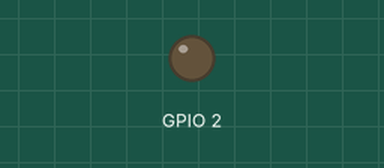
Simulated run of this program. Board: ESP32. On the bench: output pins drawn as LEDs (lit = HIGH).

Above: at 1.5 s.
At 4.0 s:
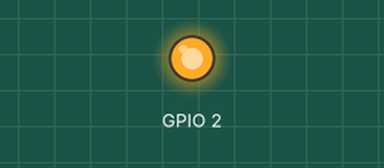
Timing chart, 0 to 6.5 s (numbered marks = the images above):
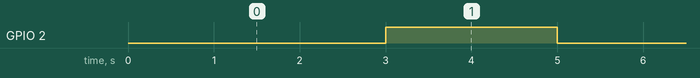

The program:

main.cpp
```cpp
#include <Arduino.h>

void setup() {
  pinMode(2,OUTPUT);
  digitalWrite(2,HIGH);

}

void loop() {
  digitalWrite(2,LOW);
  delay(3000);
  digitalWrite(2,HIGH);
  delay(2000);

}
```

Measured:
- by itself, GPIO 2: alternates HIGH for 2.0 s and LOW for 3.0 s
